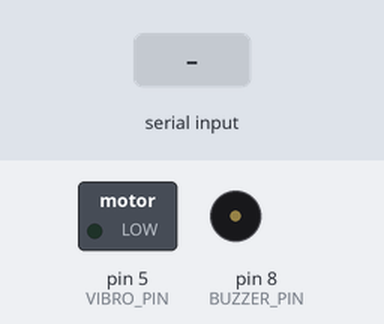
A sketch run on a simulated Arduino Uno, built with avr-gcc and run on an emulated ATmega328P. Shown: switched loads named in the sketch (green lamp = pin HIGH), buzzer (waves = sounding). The inputs (shaded band) are chosen by the test bench. What the sketch prints to the serial monitor is not drawn.

Above: at 1.2 s.
1.3 s: "TEST\n" received over Serial
At 2.4 s:
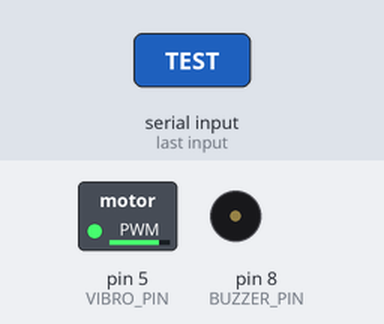
At 3.48 s:
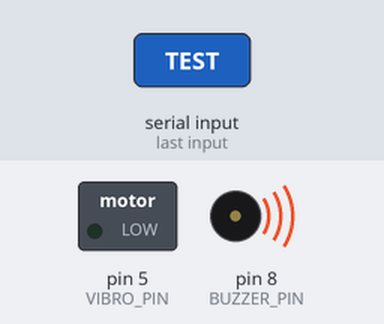
4.3 s: "LEFT\n" received over Serial
5.8 s: "CENTER\n" received over Serial
Timing chart, 0 to 8.8 s (numbered marks = the images above; inputs shaded):
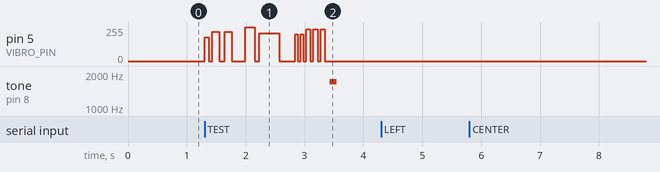

The sketch:

iris_arduino.ino
```cpp
/*
  Iris Arduino Firmware (The Body)

  What this file does:
  - Receives semantic commands from the laptop over USB serial.
  - Converts commands like PERSON_LEFT or CHAIR_CENTER into vibration/buzzer patterns.

  Why it exists in Iris:
  - Iris turns computer vision into touch. The laptop is the "brain" and this Arduino
    firmware is the "body" that delivers physical feedback to the user.

  Hardware relation:
  - Arduino Uno Q connected over USB serial to laptop.
  - Moduline Vibro on VIBRO_PIN.
  - Moduline Buzzer on BUZZER_PIN (optional).
  - Optional button on BUTTON_PIN to trigger scan mode from hardware.

  Assumption note:
  - This implementation uses digitalWrite/analogWrite/tone as a clean baseline.
  - If your Moduline modules use dedicated libraries/APIs, replace setVibro(), beep(),
    and pin setup with module-specific calls.
*/

// -------------------- Hardware Configuration --------------------
const int VIBRO_PIN = 5;   // PWM-capable pin recommended
const int BUZZER_PIN = 8;
const int BUTTON_PIN = 2;  // Optional button (active LOW with INPUT_PULLUP)

const bool ENABLE_BUZZER = true;
const bool ENABLE_BUTTON = false;  // Set true when a hardware button is wired

const unsigned long BUTTON_DEBOUNCE_MS = 200;

String serialBuffer;
bool lastButtonState = HIGH;
unsigned long lastButtonToggleAt = 0;

// -------------------- Output Primitives --------------------
void setVibro(bool on, int intensity = 255) {
  // Baseline control for vibro motor. Replace if Moduline requires a library call.
  if (on) {
    analogWrite(VIBRO_PIN, intensity);
  } else {
    analogWrite(VIBRO_PIN, 0);
  }
}

void vibratePulse(int onMs, int offMs, int intensity = 255) {
  setVibro(true, intensity);
  delay(onMs);
  setVibro(false, 0);
  if (offMs > 0) {
    delay(offMs);
  }
}

void beep(int frequency = 1600, int durationMs = 80) {
  if (!ENABLE_BUZZER) {
    return;
  }
  tone(BUZZER_PIN, frequency, durationMs);
  delay(durationMs + 10);
  noTone(BUZZER_PIN);
}

void silenceAll() {
  setVibro(false);
  noTone(BUZZER_PIN);
}

// -------------------- Haptic Language --------------------
// Object mappings:
// - Person: double pulse
// - Chair: long steady pulse
// - Obstacle: rapid pulses
//
// Direction mappings:
// - Left: short lead-in burst
// - Center: stronger central emphasis
// - Right: two quick tail pulses

void directionLeftAccent() {
  vibratePulse(70, 60, 180);
}

void directionCenterAccent() {
  vibratePulse(160, 80, 255);
}

void directionRightAccent() {
  vibratePulse(45, 45, 200);
  vibratePulse(45, 50, 200);
}

void personPattern() {
  // Person -> double pulse
  vibratePulse(120, 90, 220);
  vibratePulse(120, 80, 220);
}

void chairPattern() {
  // Chair -> long steady pulse
  vibratePulse(340, 120, 210);
}

void obstaclePattern() {
  // Obstacle -> rapid pulse train
  vibratePulse(70, 55, 240);
  vibratePulse(70, 55, 240);
  vibratePulse(70, 80, 240);
}

void dangerPattern() {
  // Danger -> urgent repeating bursts + higher beep for reinforcement
  for (int i = 0; i < 3; i++) {
    vibratePulse(90, 40, 255);
    if (ENABLE_BUZZER) {
      beep(2300, 70);
    }
  }
}

void playSemanticPattern(const String& objectType, const String& direction) {
  // Direction cue first, then object cue, so the user feels where and what.
  if (direction == "LEFT") {
    directionLeftAccent();
  } else if (direction == "CENTER") {
    directionCenterAccent();
  } else if (direction == "RIGHT") {
    directionRightAccent();
  }

  if (objectType == "PERSON") {
    personPattern();
  } else if (objectType == "CHAIR") {
    chairPattern();
  } else if (objectType == "OBSTACLE") {
    obstaclePattern();
  }
}

// -------------------- Command Handling --------------------
void runTestPattern() {
  // Hardware bring-up sequence (Phase 1)
  directionLeftAccent();
  personPattern();
  delay(150);
  directionCenterAccent();
  chairPattern();
  delay(150);
  directionRightAccent();
  obstaclePattern();
  beep(1700, 120);
}

void executeCommand(const String& rawCommand) {
  String cmd = rawCommand;
  cmd.trim();
  cmd.toUpperCase();

  if (cmd.length() == 0) {
    return;
  }

  if (cmd == "TEST") {
    runTestPattern();
    Serial.println("ACK TEST");
    return;
  }

  if (cmd == "DANGER") {
    dangerPattern();
    Serial.println("ACK DANGER");
    return;
  }

  if (cmd == "SILENT") {
    silenceAll();
    Serial.println("ACK SILENT");
    return;
  }

  int underscoreIndex = cmd.indexOf('_');
  if (underscoreIndex <= 0) {
    Serial.print("NACK UNKNOWN ");
    Serial.println(cmd);
    return;
  }

  String objectType = cmd.substring(0, underscoreIndex);
  String direction = cmd.substring(underscoreIndex + 1);

  bool knownObject = (objectType == "PERSON" || objectType == "CHAIR" || objectType == "OBSTACLE");
  bool knownDirection = (direction == "LEFT" || direction == "CENTER" || direction == "RIGHT");

  if (knownObject && knownDirection) {
    playSemanticPattern(objectType, direction);
    Serial.print("ACK ");
    Serial.println(cmd);
  } else {
    Serial.print("NACK UNKNOWN ");
    Serial.println(cmd);
  }
}

void pollButtonAndReport() {
  if (!ENABLE_BUTTON) {
    return;
  }

  bool current = digitalRead(BUTTON_PIN);
  unsigned long now = millis();

  if (lastButtonState == HIGH && current == LOW && (now - lastButtonToggleAt) > BUTTON_DEBOUNCE_MS) {
    lastButtonToggleAt = now;
    Serial.println("BUTTON_PRESSED");
  }

  lastButtonState = current;
}

void setup() {
  pinMode(VIBRO_PIN, OUTPUT);
  pinMode(BUZZER_PIN, OUTPUT);

  if (ENABLE_BUTTON) {
    pinMode(BUTTON_PIN, INPUT_PULLUP);
  }

  silenceAll();

  Serial.begin(115200);
  while (!Serial) {
    ; // Wait for serial on boards that require it
  }

  Serial.println("IRIS_READY");
}

void loop() {
  pollButtonAndReport();

  while (Serial.available() > 0) {
    char c = (char)Serial.read();

    if (c == '\n' || c == '\r') {
      if (serialBuffer.length() > 0) {
        executeCommand(serialBuffer);
        serialBuffer = "";
      }
    } else {
      serialBuffer += c;
      if (serialBuffer.length() > 64) {
        serialBuffer = "";  // Avoid runaway malformed packets
      }
    }
  }
}
```

Measured:
- after the input at 1.3 s, tone on pin 8 (BUZZER_PIN): silent → 1700 Hz after 2.1 s, → silent 0.12 s later
- after the input at 4.3 s, every drawn part: stays the same
- after the input at 5.8 s, every drawn part: stays the same
